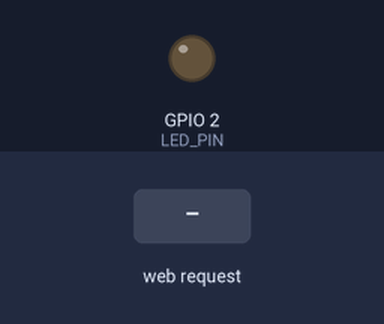
Bench run of a sketch on a simulated ESP32. Shown: output pins drawn as LEDs (lit = HIGH). The test bench sets the inputs (shaded band). WiFi joins after 1.5 s; servers stay silent unless stated; storage starts empty; what the sketch prints to the serial monitor is not drawn.

Above: at 3.2 s.
3.3 s: HTTP request GET /on received
At 4.3 s:
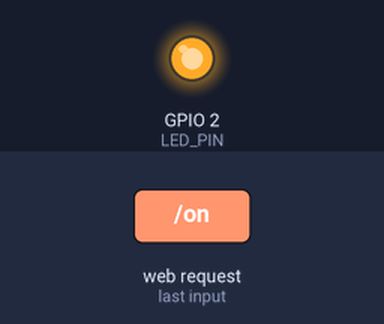
4.8 s: HTTP request GET /off received
At 5.5 s:
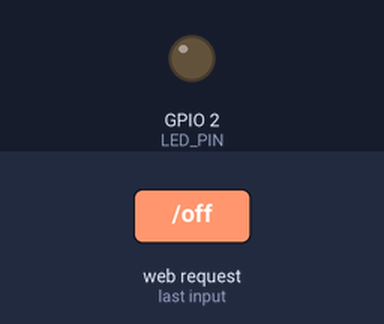
Timing chart, 0 to 7.8 s (numbered marks = the images above; inputs shaded):
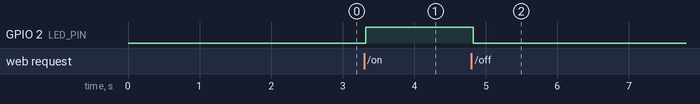

The sketch:

ESP32_Async_Web_Server.ino
```cpp
/*********
  Rui Santos
  Complete project details at https://randomnerdtutorials.com
*********/

// Import required libraries
#include "WiFi.h"
#include "ESPAsyncWebServer.h"
#include "SPIFFS.h"
#include "ESPmDNS.h"


namespace Config {
  constexpr const char* SSID = "[WIFI NAME]";
  constexpr const char* PASSWORD = "[WIFI PASSWORD]";
  constexpr int LED_PIN = 2;
  constexpr int SERIAL_BAUD = 115200;
  constexpr int WIFI_TIMEOUT_MS = 10000;
}

// LED Controller class
class LEDController {
private:
  const int pin;
  bool state;

public:
  LEDController(int pinNumber) : pin(pinNumber), state(false) {
    pinMode(pin, OUTPUT);
    digitalWrite(pin, LOW);
  }

  void setState(bool newState) {
    state = newState;
    digitalWrite(pin, state);
  }

  String getState() const {
    return state ? "ON" : "OFF";
  }
};

// Web Server Handler class
class WebServerHandler {
private:
  AsyncWebServer server;
  LEDController& led;

  static String processTemplate(const String& var, LEDController& controller) {
    if (var == "STATE") {
      String state = controller.getState();
      Serial.println(state);
      return state;
    }
    return String();
  }

public:
  WebServerHandler(LEDController& ledController)
    : server(80), led(ledController) {}

  void setupRoutes() {
    // Root route
    server.on("/", HTTP_GET, [this](AsyncWebServerRequest* request){
      request->send(SPIFFS, "/index.html", String(), false,
        [this](const String& var) { return processTemplate(var, led); });
    });

    // Static files
    server.on("/style.css", HTTP_GET, [](AsyncWebServerRequest* request){
      request->send(SPIFFS, "/style.css", "text/css");
    });

    server.on("/script.js", HTTP_GET, [](AsyncWebServerRequest* request){
      request->send(SPIFFS, "/script.js", "text/javascript");
    });

    // LED control routes
    server.on("/on", HTTP_GET, [this](AsyncWebServerRequest* request){
      led.setState(true);
      request->send(SPIFFS, "/index.html", String(), false,
        [this](const String& var) { return processTemplate(var, led); });
    });

    server.on("/off", HTTP_GET, [this](AsyncWebServerRequest* request){
      led.setState(false);
      request->send(SPIFFS, "/index.html", String(), false,
        [this](const String& var) { return processTemplate(var, led); });
    });

    server.begin();
    Serial.println("Web server started");
  }
};

// Global instances
LEDController led(Config::LED_PIN);
WebServerHandler webServer(led);

void setup() {
  Serial.begin(Config::SERIAL_BAUD);

  // Initialize SPIFFS
  if (!SPIFFS.begin(true)) {
    Serial.println("Error: Failed to mount SPIFFS");
    while (true) delay(1000);  // Halt execution
  }

  // Connect to WiFi with timeout
  WiFi.begin(Config::SSID, Config::PASSWORD);
  unsigned long startAttemptTime = millis();

  while (WiFi.status() != WL_CONNECTED &&
         millis() - startAttemptTime < Config::WIFI_TIMEOUT_MS) {
    delay(1000);
    Serial.println("Connecting to WiFi...");
  }

  if (WiFi.status() != WL_CONNECTED) {
    Serial.println("Error: WiFi connection failed");
    while (true) delay(1000);  // Halt execution
  }

  Serial.print("Connected to WiFi. IP: ");
  Serial.println(WiFi.localIP());

  // Uncomment to enable mDNS
  // if (MDNS.begin("demo-server")) {
  //   Serial.println("mDNS started: demo-server.local");
  // }

  webServer.setupRoutes();
}

void loop() {
  // Empty loop as everything is handled asynchronously
}
```

Measured:
- after the input at 3.3 s, GPIO 2 (LED_PIN): LOW → HIGH at once
- after the input at 4.8 s, GPIO 2 (LED_PIN): HIGH → LOW at once
